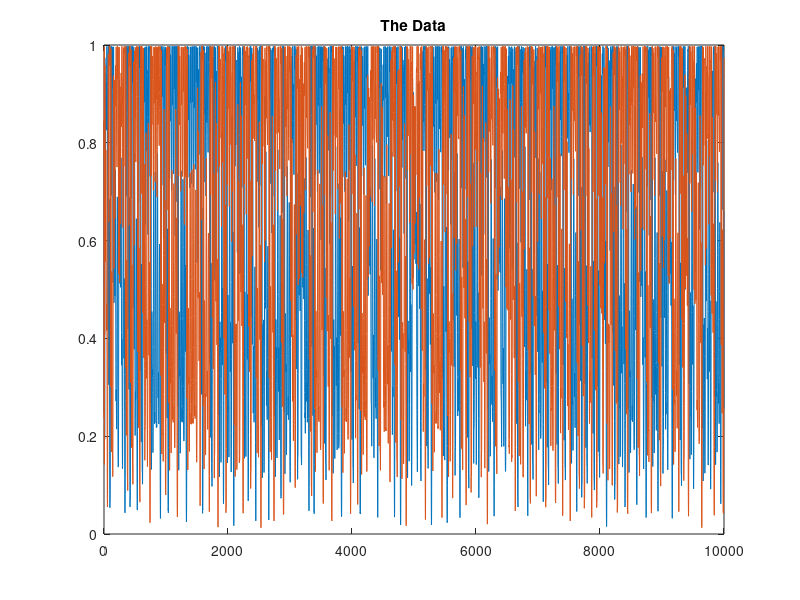
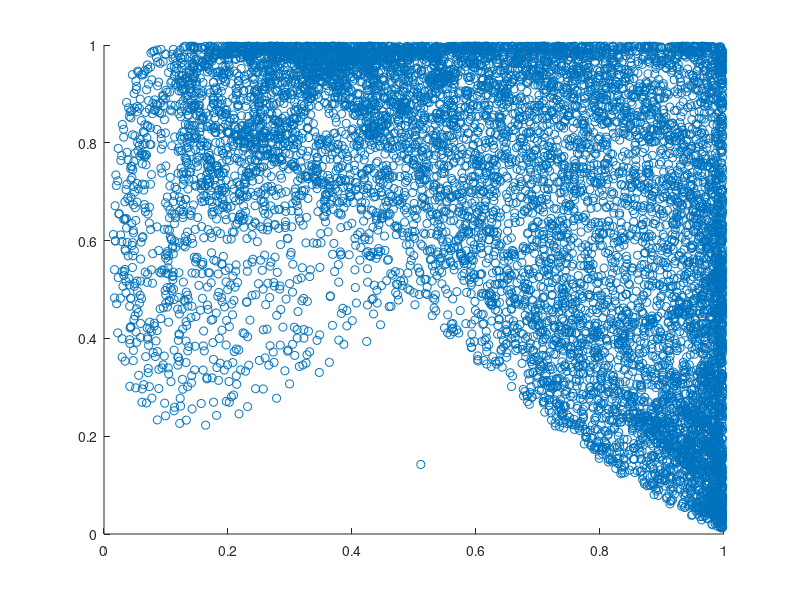

Write the MATLAB code that produced these figures, in order.
%Ben Ruddell - UIUC - 08 October 2007
%A two-way lagged coupled logistic map oscillator with smoothing and time lags both ways

clear all;
close all;
clc;

%SETTINGS
timesteps=10000
lagAB=3
lagBA=3
resAB=10
resBA=10
r=3.99 %this is in the range of chaotic variation 3.57<r<4 for logistic map

%COMPUTATION
for t=1:timesteps
    
    Data(t,1)=rand(1);
    Data(t,2)=rand(1);
    
    if t>lagAB+resAB
        i=t-lagAB;
        i0=i-resAB+1;
        x=mean(Data(i0:i,1)); %map x to the lagged scaled A
        Data(t,2)=r*x*(1-x); %then overwrite B with a logistic map
    end
    
    if t>lagBA+resBA
        i=t-lagBA;
        i0=i-resBA+1;
        x=mean(Data(i0:i,2)); %map x to the lagged scaled B
        Data(t,1)=r*x*(1-x); %then overwrite A with a logistic map        
    end
    
end

%PLOTS
figure(1) %data
plot(Data)
title('The Data')
figure(2) %attractor
title('The Attractor')
scatter(Data(1:timesteps-lagBA,1),Data(lagAB+1:timesteps,2)) 

save data_ChaosWithResolutions Data

%INTERESTING PARAMETER SETS TO TRY...

%1,1,1,1 gives standard-looking logistic map
%1,1,1,10 gives increasing oscillations which then stabilize
%1,1,1,100 gives damped out oscillations which disappear
%1,1,10,10 gives smooth repeating oscillations
%2,2,10,10 expands that attractor a bit
%3,3,10,10 expands that attractor a bit more
%10,10,10,10 gives "slow" smooth chaotic oscillations that synchronize then diverge
%10,10,1,1 gives a choppy chaotic oscillation that synchronizes then diverges on a longer time interval i.e. 10
%100,100,1,1 looks a lot like standard logistic map
%1,100,1,100 gives the smooth chaos again, with scale of about 100
